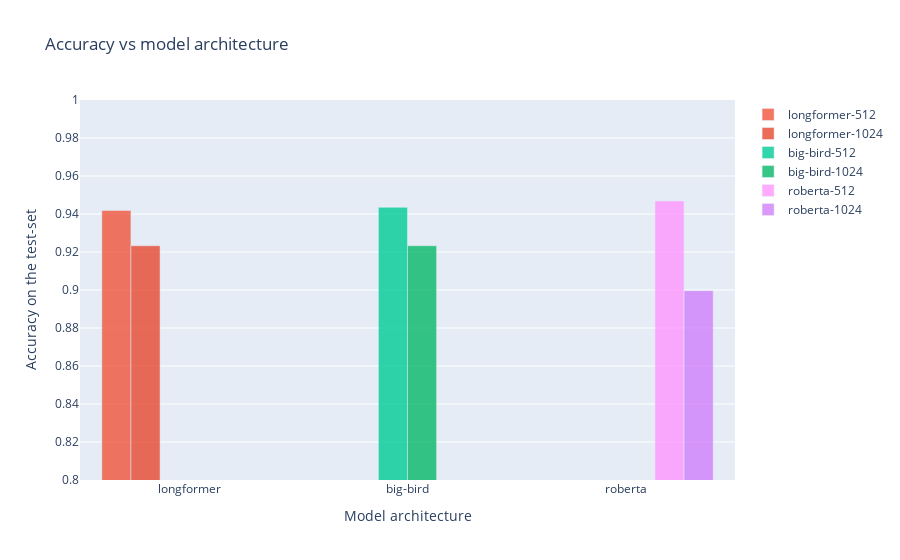

Notebook cell for this chart:
### Code cell
fig = go.Figure()
colors=[px.colors.qualitative.Plotly[1],px.colors.qualitative.Plotly[2],px.colors.qualitative.Plotly[8]]

for index, model_name in enumerate(result['model_name'].unique()):
    trace_data = result[result.model_name == model_name].sort_values('max_token_length').reset_index()
    color_map = list(Color(colors[index]).range_to(Color('#000'), 75))
    for i, row in trace_data.iterrows():
        fig.add_trace(go.Bar(
            x=[row["model_name"]],
            y=[row["eval_accuracy"]],
            marker_color=color_map[i*5].hex,
            opacity=0.8,
            name=row['iden'],
        ))

fig.update_layout(
    title="Accuracy vs model architecture",
    xaxis_title="Model architecture",
    yaxis_title="Accuracy on the test-set",
    yaxis_range=[0.8,1],
    
)
fig.update_layout(barmode='group')

fig.show()

### Figure 1 — Plotly figure (JSON) as saved in the notebook; plotly's stock layout.template omitted (floating-point values rounded to 4 significant figures)
{"data": [{"marker": {"color": "#ef553b"}, "name": "longformer-512", "opacity": 0.8, "type": "bar", "x": ["longformer"], "y": [0.9418]}, {"marker": {"color": "#e7482f"}, "name": "longformer-1024", "opacity": 0.8, "type": "bar", "x": ["longformer"], "y": [0.9233]}, {"marker": {"color": "#00cc96"}, "name": "big-bird-512", "opacity": 0.8, "type": "bar", "x": ["big-bird"], "y": [0.9435]}, {"marker": {"color": "#06b868"}, "name": "big-bird-1024", "opacity": 0.8, "type": "bar", "x": ["big-bird"], "y": [0.9233]}, {"marker": {"color": "#ff97ff"}, "name": "roberta-512", "opacity": 0.8, "type": "bar", "x": ["roberta"], "y": [0.9469]}, {"marker": {"color": "#d180fb"}, "name": "roberta-1024", "opacity": 0.8, "type": "bar", "x": ["roberta"], "y": [0.8997]}], "layout": {"autosize": true, "barmode": "group", "title": {"text": "Accuracy vs model architecture"}, "xaxis": {"autorange": true, "range": [-0.5, 2.5], "title": {"text": "Model architecture"}, "type": "category"}, "yaxis": {"range": [0.8, 1], "title": {"text": "Accuracy on the test-set"}, "type": "linear"}}}
